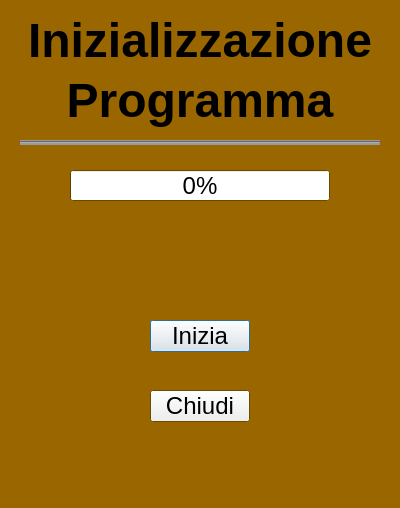
<?xml version="1.0" encoding="UTF-8"?>
<ui version="4.0">
 <class>Initia</class>
 <widget class="QDialog" name="Initia">
  <property name="geometry">
   <rect>
    <x>0</x>
    <y>0</y>
    <width>400</width>
    <height>508</height>
   </rect>
  </property>
  <property name="palette">
   <palette>
    <active>
     <colorrole role="Window">
      <brush brushstyle="SolidPattern">
       <color alpha="255">
        <red>153</red>
        <green>102</green>
        <blue>0</blue>
       </color>
      </brush>
     </colorrole>
    </active>
    <inactive>
     <colorrole role="Window">
      <brush brushstyle="SolidPattern">
       <color alpha="255">
        <red>153</red>
        <green>102</green>
        <blue>0</blue>
       </color>
      </brush>
     </colorrole>
    </inactive>
    <disabled>
     <colorrole role="Base">
      <brush brushstyle="SolidPattern">
       <color alpha="255">
        <red>153</red>
        <green>102</green>
        <blue>0</blue>
       </color>
      </brush>
     </colorrole>
     <colorrole role="Window">
      <brush brushstyle="SolidPattern">
       <color alpha="255">
        <red>153</red>
        <green>102</green>
        <blue>0</blue>
       </color>
      </brush>
     </colorrole>
    </disabled>
   </palette>
  </property>
  <property name="font">
   <font>
    <family>Lucida Grande</family>
    <pointsize>18</pointsize>
   </font>
  </property>
  <property name="windowTitle">
   <string>Dialog</string>
  </property>
  <widget class="QLabel" name="label">
   <property name="geometry">
    <rect>
     <x>20</x>
     <y>20</y>
     <width>360</width>
     <height>41</height>
    </rect>
   </property>
   <property name="palette">
    <palette>
     <active>
      <colorrole role="WindowText">
       <brush brushstyle="SolidPattern">
        <color alpha="255">
         <red>51</red>
         <green>51</green>
         <blue>204</blue>
        </color>
       </brush>
      </colorrole>
      <colorrole role="Text">
       <brush brushstyle="SolidPattern">
        <color alpha="255">
         <red>0</red>
         <green>0</green>
         <blue>0</blue>
        </color>
       </brush>
      </colorrole>
     </active>
     <inactive>
      <colorrole role="WindowText">
       <brush brushstyle="SolidPattern">
        <color alpha="255">
         <red>0</red>
         <green>0</green>
         <blue>0</blue>
        </color>
       </brush>
      </colorrole>
      <colorrole role="Text">
       <brush brushstyle="SolidPattern">
        <color alpha="255">
         <red>0</red>
         <green>0</green>
         <blue>0</blue>
        </color>
       </brush>
      </colorrole>
     </inactive>
     <disabled>
      <colorrole role="WindowText">
       <brush brushstyle="SolidPattern">
        <color alpha="63">
         <red>0</red>
         <green>0</green>
         <blue>0</blue>
        </color>
       </brush>
      </colorrole>
      <colorrole role="Text">
       <brush brushstyle="SolidPattern">
        <color alpha="63">
         <red>0</red>
         <green>0</green>
         <blue>0</blue>
        </color>
       </brush>
      </colorrole>
     </disabled>
    </palette>
   </property>
   <property name="font">
    <font>
     <family>Lucida Grande</family>
     <pointsize>36</pointsize>
     <bold>true</bold>
    </font>
   </property>
   <property name="text">
    <string>Inizializzazione</string>
   </property>
   <property name="alignment">
    <set>Qt::AlignmentFlag::AlignCenter</set>
   </property>
  </widget>
  <widget class="QLabel" name="label_2">
   <property name="geometry">
    <rect>
     <x>20</x>
     <y>70</y>
     <width>360</width>
     <height>61</height>
    </rect>
   </property>
   <property name="palette">
    <palette>
     <active>
      <colorrole role="WindowText">
       <brush brushstyle="SolidPattern">
        <color alpha="255">
         <red>51</red>
         <green>51</green>
         <blue>204</blue>
        </color>
       </brush>
      </colorrole>
      <colorrole role="Text">
       <brush brushstyle="SolidPattern">
        <color alpha="255">
         <red>0</red>
         <green>0</green>
         <blue>0</blue>
        </color>
       </brush>
      </colorrole>
     </active>
     <inactive>
      <colorrole role="WindowText">
       <brush brushstyle="SolidPattern">
        <color alpha="255">
         <red>0</red>
         <green>0</green>
         <blue>0</blue>
        </color>
       </brush>
      </colorrole>
      <colorrole role="Text">
       <brush brushstyle="SolidPattern">
        <color alpha="255">
         <red>0</red>
         <green>0</green>
         <blue>0</blue>
        </color>
       </brush>
      </colorrole>
     </inactive>
     <disabled>
      <colorrole role="WindowText">
       <brush brushstyle="SolidPattern">
        <color alpha="63">
         <red>0</red>
         <green>0</green>
         <blue>0</blue>
        </color>
       </brush>
      </colorrole>
      <colorrole role="Text">
       <brush brushstyle="SolidPattern">
        <color alpha="63">
         <red>0</red>
         <green>0</green>
         <blue>0</blue>
        </color>
       </brush>
      </colorrole>
     </disabled>
    </palette>
   </property>
   <property name="font">
    <font>
     <family>Lucida Grande</family>
     <pointsize>36</pointsize>
     <bold>true</bold>
    </font>
   </property>
   <property name="text">
    <string>Programma</string>
   </property>
   <property name="alignment">
    <set>Qt::AlignmentFlag::AlignCenter</set>
   </property>
  </widget>
  <widget class="Line" name="line">
   <property name="geometry">
    <rect>
     <x>20</x>
     <y>140</y>
     <width>360</width>
     <height>5</height>
    </rect>
   </property>
   <property name="styleSheet">
    <string notr="true">background-color: rgb(153, 153, 153);</string>
   </property>
   <property name="orientation">
    <enum>Qt::Orientation::Horizontal</enum>
   </property>
  </widget>
  <widget class="QProgressBar" name="progressBar">
   <property name="geometry">
    <rect>
     <x>70</x>
     <y>170</y>
     <width>260</width>
     <height>31</height>
    </rect>
   </property>
   <property name="value">
    <number>0</number>
   </property>
  </widget>
  <widget class="QLabel" name="label_3">
   <property name="geometry">
    <rect>
     <x>120</x>
     <y>240</y>
     <width>160</width>
     <height>21</height>
    </rect>
   </property>
   <property name="text">
    <string/>
   </property>
   <property name="alignment">
    <set>Qt::AlignmentFlag::AlignCenter</set>
   </property>
  </widget>
  <widget class="QPushButton" name="pushButton_2">
   <property name="geometry">
    <rect>
     <x>150</x>
     <y>320</y>
     <width>100</width>
     <height>32</height>
    </rect>
   </property>
   <property name="text">
    <string>Inizia</string>
   </property>
  </widget>
  <widget class="QPushButton" name="pushButton_3">
   <property name="geometry">
    <rect>
     <x>150</x>
     <y>390</y>
     <width>100</width>
     <height>32</height>
    </rect>
   </property>
   <property name="text">
    <string>Chiudi</string>
   </property>
  </widget>
 </widget>
 <resources/>
 <connections/>
</ui>
